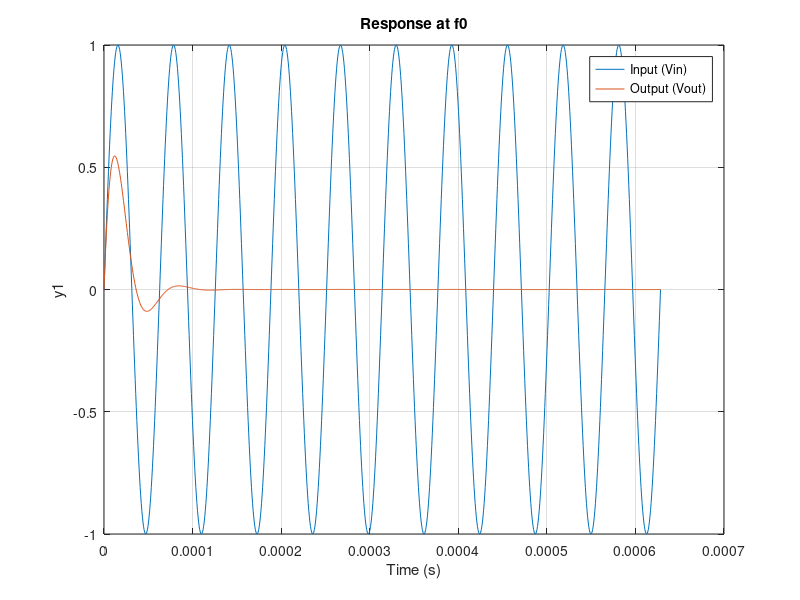
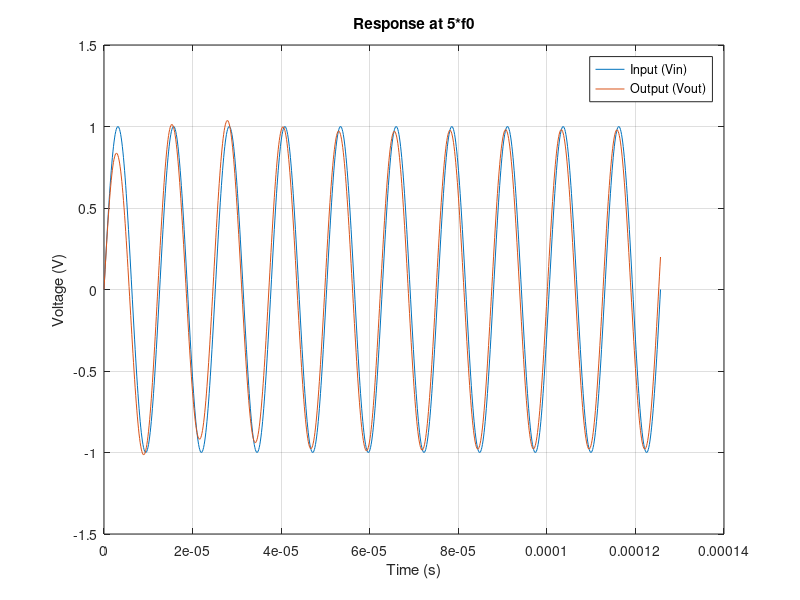
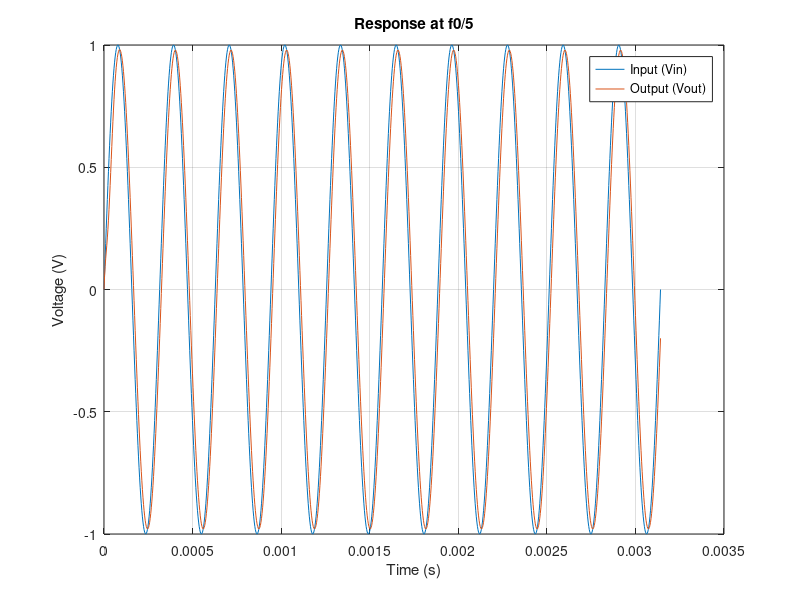

These charts were generated, in order, by the following MATLAB code:
% Circuit parameters
R = 100;
L = 1e-3;     % 10 microHenries
C = 0.1e-6;  % 0.01 microFarads

% Define the transfer function for Vout = VL + VC in a series RLC
num = [L*C, 0, 1];
den = [L*C, R*C, 1];

% Transfer function model
sys = tf(num, den);

% Resonant frequency
f0 = 1/(2*pi*sqrt(L*C));
disp(['Resonant Frequency (f0): ', num2str(f0/1e3), ' kHz']);
%------------------------------------------------------
% Frequency of interest (f0)
f_test = f0;
t = [0:0.01/f_test:10/f_test]; 

% Sinusoidal input at f_test
x_test = sin(2*pi*f_test*t);
y_test = lsim(sys, x_test, t);

% Plot input and output  f0
figure;
plot(t, x_test, t, y_test);
title(['Response at f0']);
xlabel('Time (s)');
ylabel('y1');
legend('Input (Vin)', 'Output (Vout)');
grid on;
%------------------------------------------------------

% Frequency of interest (f0*10)
f_test2 = f0*5;
t2 = [0:0.01/f_test2:10/f_test2]; 

% Sinusoidal input at f_test
x_test2 = sin(2*pi*f_test2*t2);
y_test2 = lsim(sys, x_test2, t2);

% Plot input and output  f0*10
figure;
plot(t2, x_test2, t2, y_test2);
% title(['Response at f0*10 = ', num2str(f_test/1e3), ' kHz']);
title(['Response at 5*f0']);
xlabel('Time (s)');
ylabel('Voltage (V)');
legend('Input (Vin)', 'Output (Vout)');
grid on;
%---------------------------------------------------------

% Frequency of interest (f0/10)
f_test3 = f0/5;
t3 = [0:0.01/f_test3:10/f_test3]; 

% Sinusoidal input at f_test
x_test3 = sin(2*pi*f_test3*t3);
y_test3 = lsim(sys, x_test3, t3);

% Plot input and output  f0/10
figure;
plot(t3, x_test3, t3, y_test3);
% title(['Response at f0/10 = ', num2str(f_test/1e3), ' kHz']);
title(['Response at f0/5']);
xlabel('Time (s)');
ylabel('Voltage (V)');
legend('Input (Vin)', 'Output (Vout)');
grid on;

%--------------------------------------------------------
